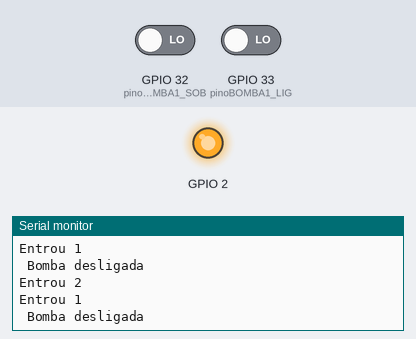
This sketch was run on a simulated ESP32. Parts: output pins drawn as LEDs (lit = HIGH), the last lines printed to the serial monitor. The test bench sets the inputs (shaded band); at power-on: GPIO 32 (pinoBOMBA1_SOB) LOW, GPIO 33 (pinoBOMBA1_LIG) LOW. WiFi joins after 1.5 s; servers stay silent unless stated; network time is answered at once with the bench clock; uploads are accepted with an empty reply; the local clock reads 2024-03-15 10:24:30 at power-on unless the sketch sets it; EEPROM starts erased.

Above: at 2.7 s.
2.8 s: GPIO 32 (pinoBOMBA1_SOB) driven HIGH
At 4.0 s:
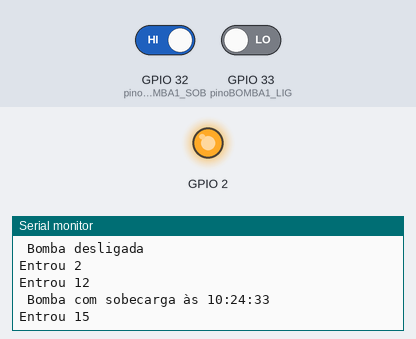
4.9 s: GPIO 32 (pinoBOMBA1_SOB) driven LOW and GPIO 33 (pinoBOMBA1_LIG) driven HIGH
At 5.5 s:
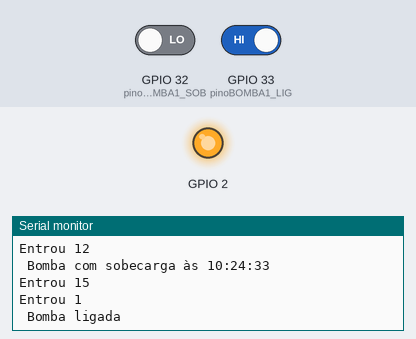
Timing chart, 0 to 7.9 s (numbered marks = the images above; inputs shaded):
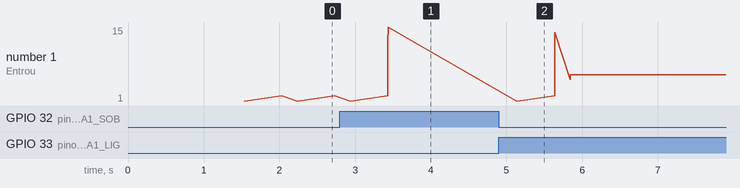

The sketch:

BOMBA1_CLIENTE.ino
```cpp
/*  PROGRAMA PARA ESP32 BOMBA1
    AUTOR: CAIO CAVALARI BARBOZA
    MANTIDO VÁRIOS CÓDIGOS "SERIAL.PRINTLN" PARA PRINT DEBUGGING
*/

#include <WiFi.h>
#include <WiFiUdp.h>
#include <NTPClient.h>
#include <HTTPClient.h>
#include <PubSubClient.h>
#include <Preferences.h>

// Wi-Fi
const char* ssid = "SSID";
const char* senha = "***";

// HTTP
const char* urlServidor = "http://192.168.15.43/bomba";

// MQTT
const char* broker = "192.168.15.17";
const int portaMQTT = 1883;

// GPIOs
const int pinoBOMBA1_LIG = 33;
const int pinoBOMBA1_SOB = 32;

// Controle de reconexão MQTT
unsigned long ultimaTentativaMQTT = 0;
const unsigned long intervaloTentativaMQTT = 5000;

WiFiUDP udp;
NTPClient relogio(udp, "pool.ntp.org", -10800); // UTC-3

WiFiClient wifiClient;
PubSubClient mqtt(wifiClient);

Preferences SalvarHora;

void setup()
{
  Serial.begin(115200);
  pinMode(pinoBOMBA1_LIG, INPUT_PULLDOWN);
  pinMode(pinoBOMBA1_SOB, INPUT_PULLDOWN);
  pinMode(2, OUTPUT);

  WiFi.begin(ssid, senha);
  while (WiFi.status() != WL_CONNECTED) {
    delay(500);
    Serial.print(".");
  }
  Serial.println("\n Wi-Fi conectado!");
  digitalWrite(2, HIGH);
  Serial.println("IP: " + WiFi.localIP().toString());

  relogio.begin();
  relogio.update();

  mqtt.setServer(broker, portaMQTT);

}

void loop()
{
  Serial.println("Entrou 1");
  int estado = digitalRead(pinoBOMBA1_LIG);
  Serial.println(estado == HIGH ? " Bomba ligada" : " Bomba desligada");
  delay(500);

    Serial.println("Entrou 2");

  // Detecta bomba ligada
  if (digitalRead(pinoBOMBA1_LIG) == HIGH)
  {
      Serial.println("Entrou3");

    relogio.update();
    String horaLigada = relogio.getFormattedTime();
    SalvarHora.begin("HorarioBOMBA1", false);  // false = leitura/escrita
      Serial.println("Entrou 4");

    SalvarHora.putString("LIGADA", horaLigada);
    SalvarHora.end();
    Serial.println(" Bomba ligada às " + horaLigada);

    enviaHTTP("BOMBA1_LIGADA");
    unsigned long espera = millis();
      Serial.println("Entrou 5");

    while (millis() - espera < 120000)
      {
        Serial.println("Entrou 6");

      mqtt.loop();
      //server.handleClient();
      delay(10);
      }
    if (!mqtt.connected())
      {
        Serial.println("Entrou 7");

      reconectarMQTT();
      }
    String topicoLIG = "Bomba1/horaLigada";
      Serial.println("Entrou 8");

    mqtt.publish(topicoLIG.c_str(),horaLigada.c_str());
    while (digitalRead(pinoBOMBA1_LIG) == HIGH)
      {
        Serial.println("Entrou 9");

      delay(100);
      mqtt.loop();
      //server.handleClient();
      }
    if (digitalRead(pinoBOMBA1_LIG) == LOW)
      {
          Serial.println("Entrou 10");

      relogio.update();
      String horaDesligada = relogio.getFormattedTime();
      SalvarHora.begin("HorarioBOMBA1", false);  // false = leitura/escrita
      SalvarHora.putString("DESLIGADA", horaDesligada);
      SalvarHora.end();
      Serial.println(" Bomba desligada às " + horaDesligada);
      if (!mqtt.connected())
      {
      reconectarMQTT();
      }
        Serial.println("Entrou 11");

      String topicoDESL = "Bomba1/horaDesligada";
      mqtt.publish(topicoDESL.c_str(),horaDesligada.c_str());
    }
  }

  // Detecta bomba sobrecarga
  if (digitalRead(pinoBOMBA1_SOB) == HIGH)
  {
      Serial.println("Entrou 12");

    relogio.update();
    String horaSob = relogio.getFormattedTime();
    SalvarHora.begin("HorarioBOMBA1", false);  // false = leitura/escrita
    SalvarHora.putString("SOBRECARGA", horaSob);
    SalvarHora.end();
    Serial.println(" Bomba com sobecarga às " + horaSob);
    if (!mqtt.connected())
    {
    reconectarMQTT();
    }
    String topicoSOB = "Bomba1/horaSobrecarga";
    mqtt.publish(topicoSOB.c_str(),horaSob.c_str());
    while (digitalRead(pinoBOMBA1_SOB) == HIGH)
      {
      delay(100);
      mqtt.loop();

      }
   }
  delay(200);
}

void enviaHTTP(String hora)
{
   Serial.println("Entrou 13");

 bool enviado = false;
 while (!enviado)
  {
  if (WiFi.status() == WL_CONNECTED)
    {
      Serial.println("Entrou 14");

    HTTPClient http;
    http.begin(urlServidor);
    http.addHeader("Content-Type", "text/plain");
    int resposta = http.POST(hora);
    Serial.println(resposta);
    if (resposta==200)
    {
    Serial.println("POST enviado com sucesso");
    enviado = true;
    }
    else{
    Serial.println("Falha no POST, tentando again");
    delay(1000);
    }
    http.end();
    }
  else
  {
    Serial.println ("wI-FI DESCONECTADO");
    WiFi.begin(ssid,senha);
    delay (2000);
  }
}
}

void reconectarMQTT()
{
    Serial.println("Entrou 15");

  if (millis() - ultimaTentativaMQTT > intervaloTentativaMQTT)
  {
    ultimaTentativaMQTT = millis();
    Serial.println(" Tentando reconectar ao MQTT...");

    if (mqtt.connect("ESP32_BOMBA1"))
    {
      Serial.println(" Conectado ao MQTT!");
      //mqtt.subscribe(topicoStatus);
    }
    else
    {
      Serial.print(" Falha MQTT, código: ");
      Serial.println(mqtt.state());
    }
  }
}
```

Measured:
- after the input at 2.8 s, the serial monitor: prints a new line after 0.63 s (image 1)
- after the input at 4.9 s, the serial monitor: prints a new line after 0.24 s (image 2)
- plotted number 1: 2 → 15 after the input at 2.8 s, 15 → 6 after the input at 4.9 s
